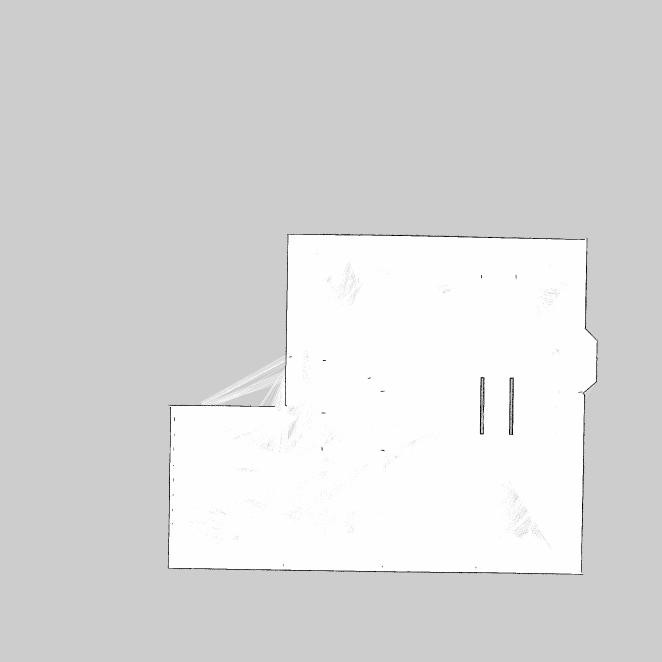
#> input picture maps/my_map.pgm, 1984 x 1984 px (shown at 1/3 size)
$ python harita_graf_ciz.py
#> lines starting #> are read from the running program, lines starting #| are printed output that depends on the picture
#!/usr/bin/env python3
"""
Harita yapisini cikaran basit gorsellestirme scripti.

Occupancy haritasi (my_map.pgm + my_map.yaml) ile yol grafini
(final_graph.yaml) ayni dunya koordinat sisteminde ust uste bindirip
tek bir PGM (P5, gri-tonlamali) olarak kaydeder. ROS ve matplotlib
gerekmez, standalone calisir; grafi occupancy grid'in kendi cozunurlugunde
piksellere dogrudan "yakar".

Cikti PGM oldugu icin renk yoktur:
    - kenarlar orta gri (--kenar-gri, varsayilan 128)
    - dugumler siyah   (--dugum-gri, varsayilan 0)
arka plan occupancy grid'in orijinal gri tonlaridir (0=dolu, 255=bos).

Kullanim (maps/ klasoru icinden ya da herhangi bir yerden):
    python3 harita_graf_ciz.py
    python3 harita_graf_ciz.py --cikti /tmp/harita.pgm --goster

Girdi dosyalari ayni klasorde varsayilir; --harita / --graf ile degistirilebilir.
"""
import argparse
import os

import yaml
from PIL import Image, ImageDraw

BURASI = os.path.dirname(os.path.abspath(__file__))


def harita_yukle(harita_yaml):
    """my_map.yaml + .pgm dosyasini okuyup (goruntu, res, ox, oy) doner.

    goruntu: 'L' modunda PIL Image (0=dolu/siyah .. 255=bos/beyaz).
    res: metre/piksel; (ox, oy): sol-alt piksele denk gelen dunya origin'i.
    """
#> called with harita_yaml = 'maps/my_map.yaml'
    with open(harita_yaml) as f:
        meta = yaml.safe_load(f)

    res = float(meta["resolution"])                 # metre/piksel
    ox, oy = float(meta["origin"][0]), float(meta["origin"][1])

    # .pgm yolu yaml'a gore goreli olabilir
    pgm_yolu = meta["image"]
    if not os.path.isabs(pgm_yolu):
        pgm_yolu = os.path.join(os.path.dirname(harita_yaml), pgm_yolu)

    img = Image.open(pgm_yolu).convert("L")         # gri-tonlama garanti
#> img is the input picture: PIL image 1984x1984 L; min 0, max 254, mean 217.7
    return img, res, ox, oy


def graf_yukle(graf_yaml):
    """final_graph.yaml -> (id->(x,y) sozlugu, [(u,v)...] kenar listesi)."""
    with open(graf_yaml) as f:
        g = yaml.safe_load(f)
    dugum = {n["id"]: (n["x"], n["y"]) for n in g["nodes"]}
    kenar = g.get("edges", [])
    return dugum, kenar


def dunya_to_piksel(x, y, res, ox, oy, h):
    """Dunya (metre) -> piksel (kolon j, satir i).

    ROS harita kurali: sol-alt piksel = origin (ox, oy) ve goruntu ust
    satirdan asagi saklanir, yani satir 0 (ust) en buyuk y'ye denk gelir.
    """
    j = (x - ox) / res
    i = h - (y - oy) / res
    return (j, i)


def ciz(harita_yaml, graf_yaml, cikti, goster, kenar_gri, dugum_gri,
        kenar_kalinlik, dugum_yaricap):
    img, res, ox, oy = harita_yukle(harita_yaml)
#> res = 0.05; ox = -50; oy = -50
    dugum, kenar = graf_yukle(graf_yaml)
    w, h = img.size
#> w = 1984; h = 1984
    draw = ImageDraw.Draw(img)

    # 1) Kenarlar (orta gri cizgiler)
    for u, v in kenar:
        if u in dugum and v in dugum:
            x0, y0 = dugum[u]
            x1, y1 = dugum[v]
            p0 = dunya_to_piksel(x0, y0, res, ox, oy, h)
            p1 = dunya_to_piksel(x1, y1, res, ox, oy, h)
            draw.line([p0, p1], fill=kenar_gri, width=kenar_kalinlik)
#> this loop made 726 passes
#> p0 on passes 1 to 12: (961, 1669.4), (1001, 1669.4), (1040.8, 1669.4), (1080.6, 1669.4), (1120.4, 1669.4), (1160.4, 1669.4), (1200.2, 1669.4), (1200.2, 1669.4), (1239.8, 1669.4), (1280.2, 1669.4), (1320.6, 1669.4), (1361.2, 1669.4)
#> (p0, p1) on passes 61 to 66: ((1246.2, 751), (1206.8, 751)), ((1246.2, 751), (1228.4, 754.4)), ((1206.8, 751), (1166.4, 751)), ((1166.4, 751), (1125.8, 751)), ((1125.8, 751), (1085.2, 751)), ((1085.2, 751), (1044.4, 751))

    # 2) Dugumler (siyah noktalar)
    r = dugum_yaricap
    for (x, y) in dugum.values():
        j, i = dunya_to_piksel(x, y, res, ox, oy, h)
        draw.ellipse([j - r, i - r, j + r, i + r], fill=dugum_gri)
#> this loop made 644 passes
#> (j, i) on passes 1 to 3: (961, 1669.4), (1001, 1669.4), (1040.8, 1669.4)

    img.save(cikti)   # 'L' modu + .pgm uzantisi -> P5 (binary PGM)
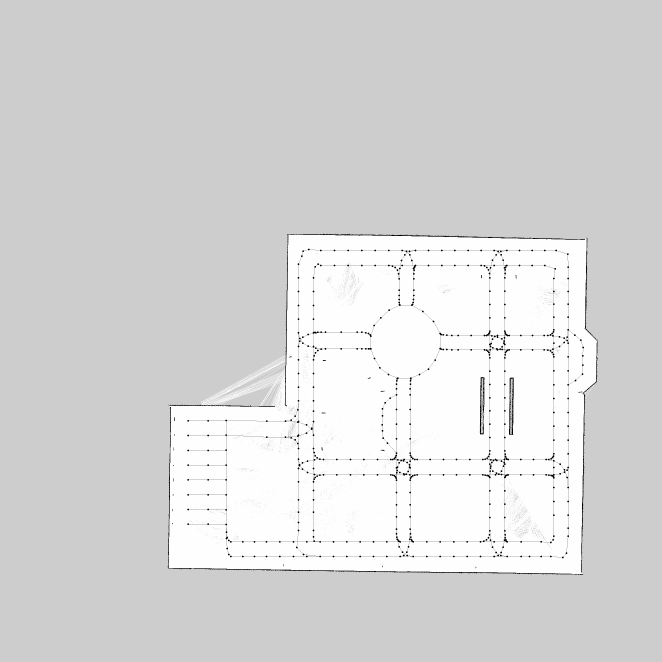
#> saved as harita_graf.pgm: PIL image 1984x1984 L (shown at 1/3 size); min 0, max 254, mean 216.4
    print(f"Kaydedildi: {cikti}  ({w}x{h} px, {len(dugum)} dugum, "
          f"{len(kenar)} kenar)")
#| Kaydedildi: maps/harita_graf.pgm  (1984x1984 px, 644 dugum, 726 kenar)
    if goster:
        img.show()


def main():
    ap = argparse.ArgumentParser(description="Harita + graf -> PGM gorsellestirme")
    ap.add_argument("--harita", default=os.path.join(BURASI, "my_map.yaml"),
                    help="occupancy harita yaml (my_map.yaml)")
    ap.add_argument("--graf", default=os.path.join(BURASI, "final_graph.yaml"),
                    help="yol grafi yaml (final_graph.yaml)")
    ap.add_argument("--cikti", default=os.path.join(BURASI, "harita_graf.pgm"),
                    help="cikti PGM yolu")
    ap.add_argument("--goster", action="store_true", help="pencerede goster")
    ap.add_argument("--kenar-gri", type=int, default=128,
                    help="kenar cizgilerinin gri tonu (0-255)")
    ap.add_argument("--dugum-gri", type=int, default=0,
                    help="dugum noktalarinin gri tonu (0-255)")
    ap.add_argument("--kenar-kalinlik", type=int, default=1,
                    help="kenar cizgi kalinligi (piksel)")
    ap.add_argument("--dugum-yaricap", type=int, default=2,
                    help="dugum nokta yaricapi (piksel)")
    args = ap.parse_args()

    ciz(args.harita, args.graf, args.cikti, args.goster,
        args.kenar_gri, args.dugum_gri, args.kenar_kalinlik, args.dugum_yaricap)


if __name__ == "__main__":
    main()
